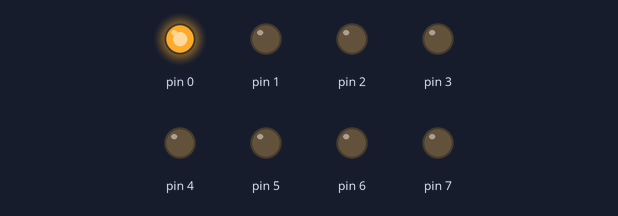
Bench run of a sketch on a simulated Arduino Uno, built with avr-gcc and run on an emulated ATmega328P. On the bench: output pins drawn as LEDs (lit = HIGH).

Above: at 0.5 s.
At 1.5 s:
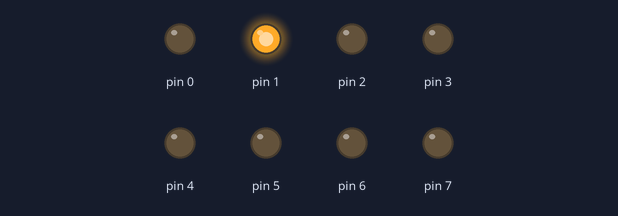
At 4.5 s:
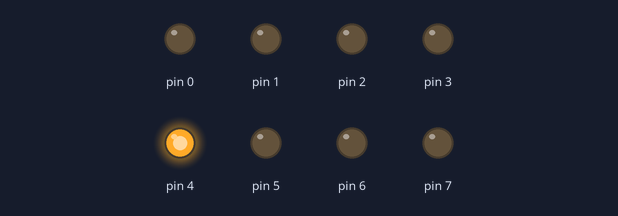
At 8.5 s:
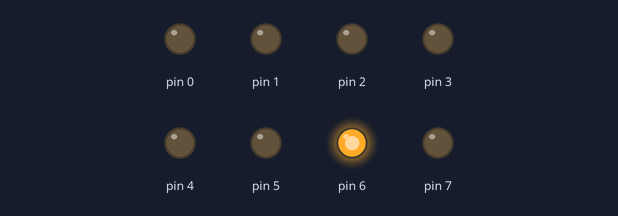
At 12.5 s:
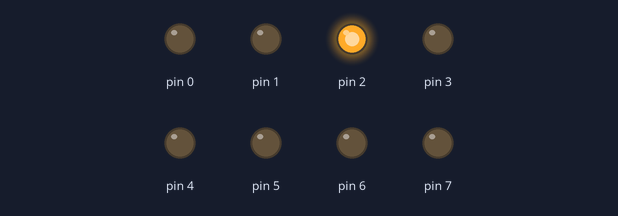
At 17.5 s:
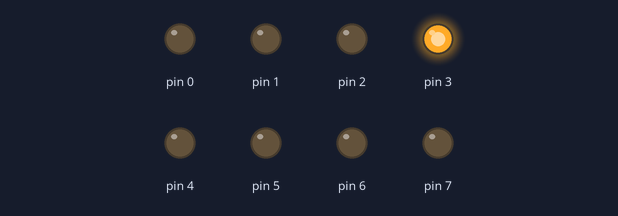
Timing chart, 0 to 18.2 s (numbered marks = the images above):
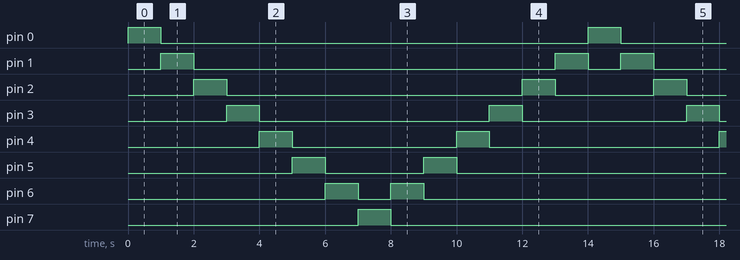

Measured:
- by itself, pin 0, pin 7: alternates HIGH for 1.0 s and LOW for 13.0 s
- by itself, pin 1: repeats every 14.0 s: LOW 11.0 s, HIGH 1.0 s, LOW 1.0 s, HIGH 1.0 s
- by itself, pin 2: repeats every 14.0 s: LOW 9.0 s, HIGH 1.0 s, LOW 3.0 s, HIGH 1.0 s
- by itself, pin 3: repeats every 14.0 s: LOW 7.0 s, HIGH 1.0 s, LOW 5.0 s, HIGH 1.0 s
- by itself, pin 4: repeats every 14.0 s: LOW 5.0 s, HIGH 1.0 s, LOW 7.0 s, HIGH 1.0 s
- by itself, pin 5: repeats every 14.0 s: LOW 3.0 s, HIGH 1.0 s, LOW 9.0 s, HIGH 1.0 s
- by itself, pin 6: repeats every 14.0 s: LOW 1.0 s, HIGH 1.0 s, LOW 11.0 s, HIGH 1.0 s

The sketch:

part2__1_.ino
```cpp
volatile uint8_t* port;

void setup()
{
	DDRD |= B11111111;
    port  = &PORTD;
}

void loop()
{
  for(int i = B00000001; i < B10000000; i = i*2)
  {
    PORTD = i;
	delay(1000);
  }
  for(int i = B10000000; i > B0000001; i = i/2)
  {
  	PORTD = i;
	delay(1000);
  }

}
```
